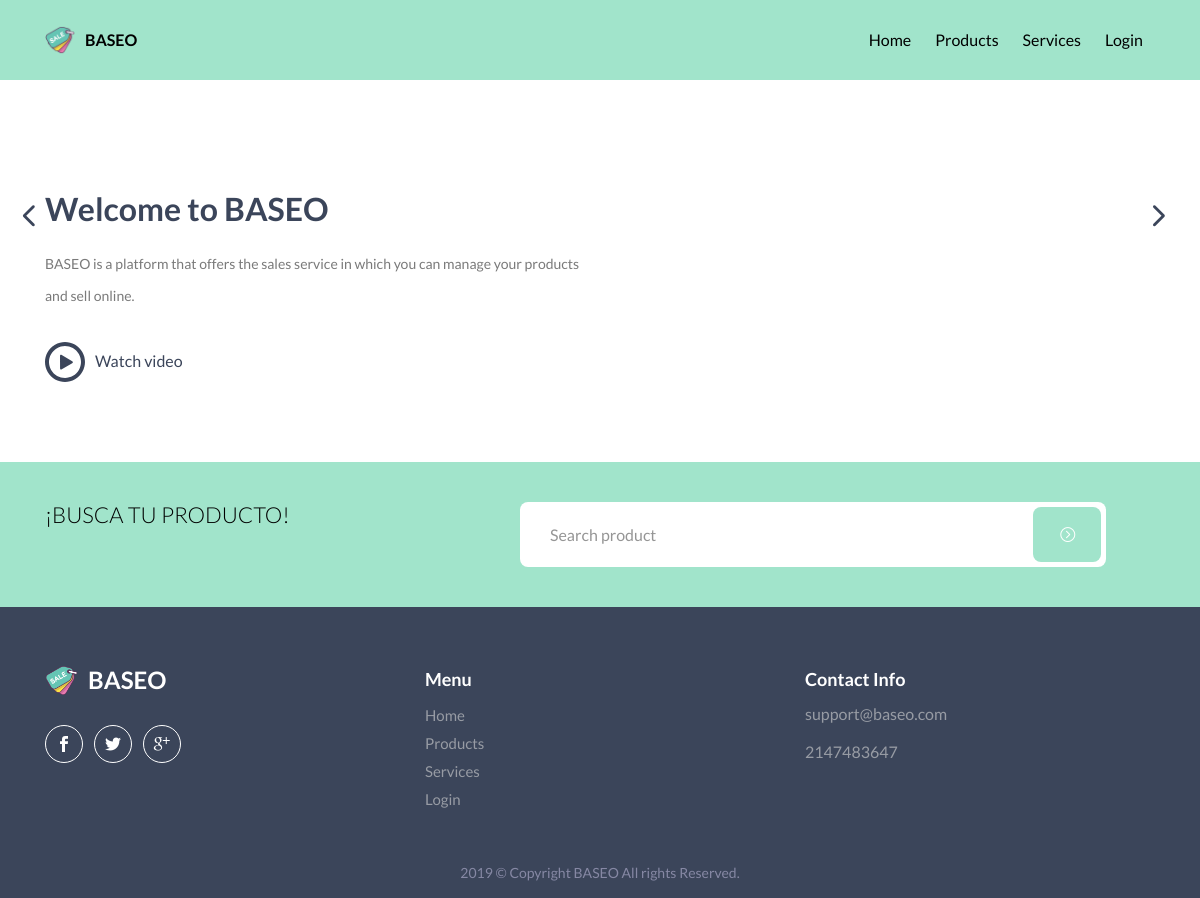
Before: / with the older database file.
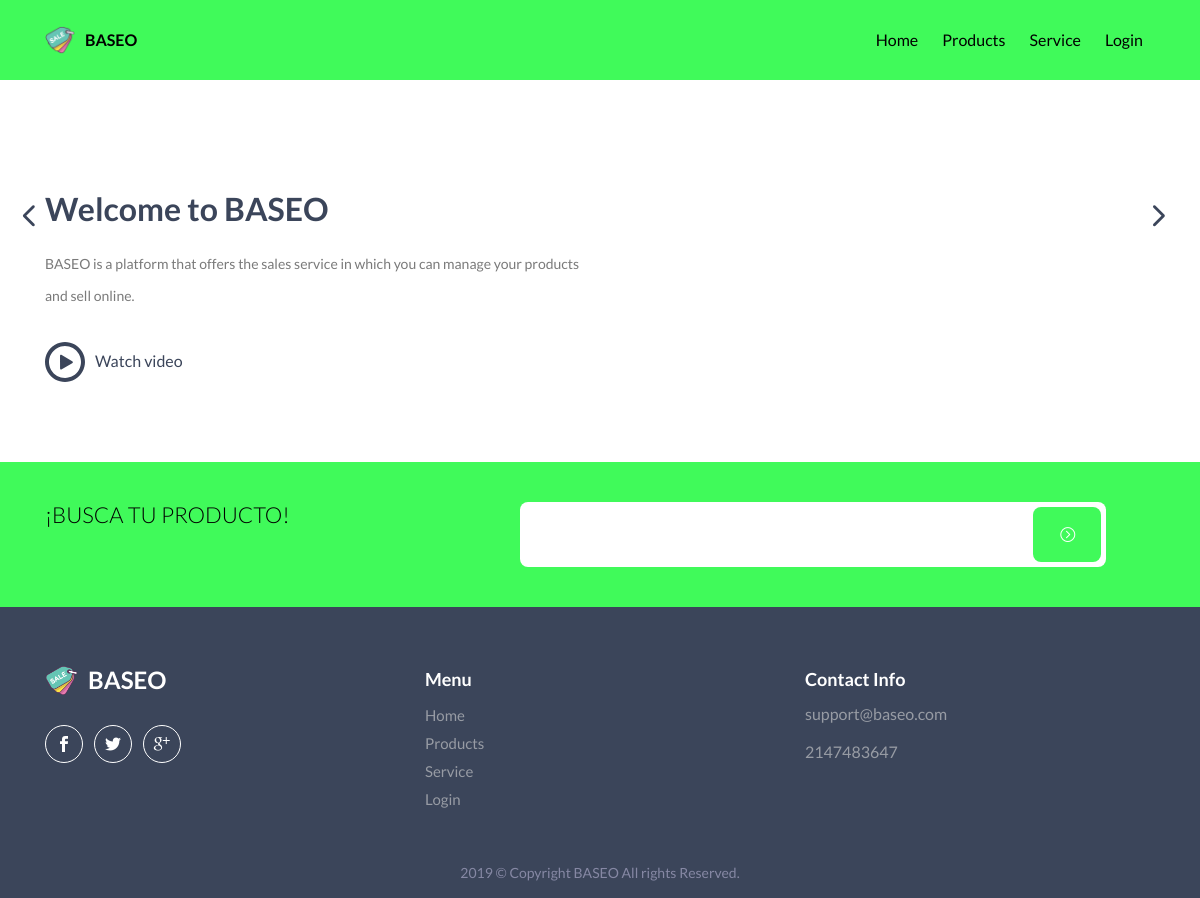
After: the same page with the newer database file.
### tables this page shows
CREATE TABLE `baseo_oficial` (
  `id` int(11) NOT NULL AUTO_INCREMENT,
  `correo_contact` varchar(100) DEFAULT NULL,
  `cel_contact` int(11) DEFAULT NULL,
  `logo` varchar(255) DEFAULT NULL,
  `nombre` varchar(60) DEFAULT NULL,
  `abreviacion` varchar(15) DEFAULT NULL,
  `nav_bg` varchar(10) DEFAULT NULL,
  `op1` varchar(30) DEFAULT NULL,
  `op2` varchar(30) DEFAULT NULL,
  `op3` varchar(30) DEFAULT NULL,
  `op4` varchar(30) DEFAULT NULL,
  `color` varchar(10) DEFAULT NULL,
  `fuente` varchar(100) DEFAULT NULL,
  `size` int(11) DEFAULT NULL,
  `search` varchar(50) DEFAULT NULL,
  `ban_1_title` varchar(255) DEFAULT NULL,
  `ban_1_text` text,
  `ban_1_url_vid` varchar(255) DEFAULT NULL,
  `ban_1_url_img` varchar(255) DEFAULT NULL,
  `ban_2_title` varchar(255) DEFAULT NULL,
  `ban_2_text` text,
  `ban_2_url_img` varchar(255) DEFAULT NULL,
  `sec_text` varchar(255) DEFAULT NULL,
  PRIMARY KEY (`id`)
);

### application/controllers/home.php (called while the page is built, shortened)
<?php
class Home extends CI_Controller {
	function __construct(){
    $this->load->model('model_header');
  }
	public function index()
	{
		$header['head']=$this->model_header->consultOficial(1);
		$this->load->view('header',$header);
		$this->load->view('view_home');
		$this->load->view('footer');
	}
}

### index.php (called while the page is built, shortened)
<?php
require_once BASEPATH.'core/CodeIgniter.php';

### application/models/Model_header.php (called while the page is built, shortened)
<?php
class Model_header extends CI_Model {
  public function consultOficial($id){
    $sql="SELECT * FROM baseo_oficial WHERE id='$id'";
    $query=$this->db->query($sql);
    return $query->row();
  }
}

### application/views/view_home.php (the view, shortened to what the changed rows need)
<!DOCTYPE html>
<html lang="en">
<head>
</head>
<body data-spy="scroll" data-target=".navbar-default" data-offset="100">
    <section id="home" class="hero">
      <div class="slide-home">
        <div class="slide-item">
          <div class="container">
            <div class="row hero-padd">
              <div class="col-md-6 col-12 col-sm-6">
                <div class="hero-text">
                  <h2><?= $head->ban_1_title; ?></h2>
                  <p><?= $head->ban_1_text; ?></p>
                  <a href="<?= $head->ban_1_url_vid; ?>" class="video-modal play-btn"><img src="<?= base_url(); ?>assets/images/play-button.svg" alt="">Watch video</a>
                </div>
              </div>
            </div>
          </div>
        </div>
        </div>
      </section>
    </body>
    </html>

### application/views/header.php (shortened to what the changed rows need)
<!DOCTYPE html>
<html lang="en" dir="ltr">
<head>
  <link rel="stylesheet" href="https://stackpath.bootstrapcdn.com/bootstrap/4.3.1/css/bootstrap.min.css">
  <link rel="stylesheet" href="<?= base_url(); ?>assets/css/bootstrap.min.css">
  <link rel="stylesheet" href="<?= base_url(); ?>assets/css/elegant-icons.css">
  <link rel="stylesheet" href="<?= base_url(); ?>assets/css/animate.css">
  <link rel="stylesheet" href="<?= base_url(); ?>assets/css/slick.css">
  <link rel="stylesheet" href="<?= base_url(); ?>assets/css/magnific-popup.css">
  <link rel="stylesheet" href="<?= base_url(); ?>assets/css/style.css">
  <link rel="stylesheet" href="<?= base_url(); ?>assets/css/responsive.css">
</head>
<body>
  <header class="navbar-header">
    <nav class="navbar navbar-expand-lg fixed-top" style="background-color:<?= $head->nav_bg; ?>">
      <div class="container" style="background-color:<?= $head->nav_bg; ?>">
        <a class="navbar-brand" href="<?= base_url(); ?>"> <img src="<?= base_url().$head->logo; ?>" alt="">
          <span style="font-size: <?= $head->size; ?>px;font-family: <?= $head->fuente; ?>;color:<?= $head->color; ?>"><?= $head->abreviacion; ?></span>
        </a>
        <div class="collapse navbar-collapse " id="navbarSupportedContent">
          <ul class="navbar-nav ml-auto" style="background-color:<?= $head->nav_bg; ?>">
            <li class="nav-item active">
              <a data-scroll="" class="nav-link section-scroll" href="<?= base_url(); ?>"><span style="font-size: <?= $head->size; ?>px;font-family: <?= $head->fuente; ?>;color:<?= $head->color; ?>"><?= $head->op1; ?></span></a>
            </li>
            <li class="nav-item">
              <a data-scroll="" class="nav-link section-scroll" href="<?= base_url(); ?>index.php/productos"><span style="font-size: <?= $head->size; ?>px;font-family: <?= $head->fuente; ?>;color:<?= $head->color; ?>"><?= $head->op2; ?></span></a>
            </li>
            <li class="nav-item">
              <a data-scroll="" class="nav-link section-scroll" href="<?= base_url(); ?>index.php/service"><span style="font-size: <?= $head->size; ?>px;font-family: <?= $head->fuente; ?>;color:<?= $head->color; ?>"><?= $head->op3; ?></span></a>
            </li>
            <li class="nav-item">
              <a data-scroll="" class="nav-link section-scroll" href="<?= base_url(); ?>index.php/login"><span style="font-size: <?= $head->size; ?>px;font-family: <?= $head->fuente; ?>;color:<?= $head->color; ?>"><?= $head->op4; ?></span></a>
            </li>
          </ul>
        </div>
      </div>
    </nav>
  </header>
</body>
</html>

### application/views/footer.php (shortened to what the changed rows need)
<!DOCTYPE html>
<html lang="en" dir="ltr">
  <head>
  </head>
  <body>
    <footer class="footer" >
      <div class="footer-warpper">
        <section class="padd-40 bg-color-2" style="background-color: <?= $head->nav_bg; ?>">
          <div class="container">
            <div class="row">
              <div class="col-md-5 col-lg-5 col-12">
                <div class="quote-bloc">
                  <p style="color:<?= $head->color; ?>"><?= $head->sec_text; ?></p>
                </div>
              </div>
              <div class="col-md-7 col-lg-7 col-12">
                <form class="form-quote">
                  <div class="form-row">
                    <div class="form-group pd-rg-0 col-md-11 col-lg-11">
                      <div class="input-icon">
                        <input type="text" class="form-control" placeholder="<?= $head->search; ?>">
                        <button class="btn btn-blue-1" style="background-color: <?= $head->nav_bg; ?> ; color: <?= $head->color; ?>"><i class="arrow_carrot-right_alt2"></i></button>
                      </div>
                    </div>
                  </div>
                </form>
              </div>
            </div>
          </div>
        </section>
        <div class="footer-top">
          <div class="container">
            <div class="footer-bottom-content clearfix">
              <div class="row">
                <div class="col-lg-4 col-md-4">
                  <div class="logo-footer">
                    <a class="navbar-brand" href="<?= base_url(); ?>"> <img src="<?= base_url().$head->logo; ?>" alt=""><span><?= $head->abreviacion; ?></span></a>
                  </div>
                </div>
                <div class="col-lg-4 col-md-4">
                  <ul class="list-menu">
                    <li>
                      <a href="<?= base_url(); ?>"><?= $head->op1; ?> </a>
                    </li>
                    <li>
                      <a href="<?= base_url(); ?>index.php/productos"><?= $head->op2; ?></a>
                    </li>
                    <li>
                      <a href="<?= base_url(); ?>index.php/service"><?= $head->op3; ?></a>
                    </li>
                    <li>
                      <a href="<?= base_url(); ?>index.php/login"><?= $head->op4; ?></a>
                    </li>
                  </ul>
                </div>
                <div class="col-lg-4 col-md-4">
                  <ul class="list-menu contact-list">
                    <li>
                      <?= $head->correo_contact; ?>
                    </li>
                    <li>
                      <?= $head->cel_contact; ?>
                     </li>
                  </ul>
                </div>
              </div>
            </div>
          </div>
        </div>
        <div class="footer-bottom">
          <div class="container">
            <div class="row">
              <div class="col-lg-12 col-md-12 col-sm-12 col-12">
                <div class="copyright text-center">
                  <p>2019 © Copyright <?= $head->abreviacion; ?> All rights Reserved.</p>
                </div>
              </div>
            </div>
          </div>
        </div>
      </div>
    </footer>
  </body>
</html>

Changed rows visible on the page:
changed baseo_oficial "Welcome to BASEO": nav_bg "#A1E4CB" → "#40FA5A" (drawn); op3 "Services" → "Service"; search "Search product" → (not shown)
